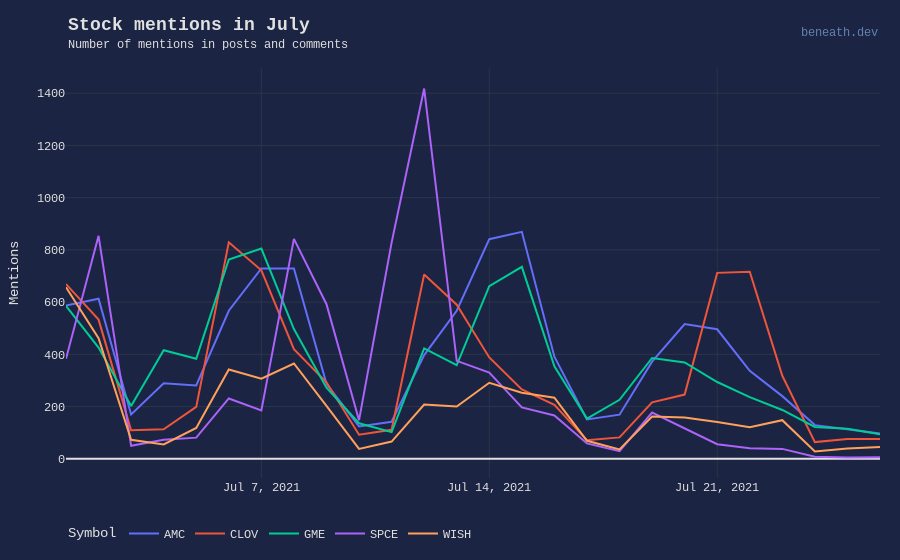

Notebook code for this chart:
### Code cell
fig = px.line(mentions.loc[(mentions['symbol'].isin(top_symbols_month[:5])) & (mentions['day'].dt.month == 7)], 
              x="day",
              y="num_mentions",
              line_group="symbol",
              color="symbol",
              labels={'num_mentions': 'Mentions', 'day': 'Day', 'symbol': 'Symbol'},
             )
fig.update_layout(
    make_layout(
        title="Stock mentions in July",
        subtitle="Number of mentions in posts and comments",
        source_hidden=False,
        legend=True,
        override={
#             'showlegend': True,
            'xaxis': {
                'tickmode': 'array',
                'tickvals': ["2021-07-07", "2021-07-14", "2021-07-21", "2021-07-28"],
                'title': ''
            }
        },
    )
)
fig.show()

### Figure 1 — Plotly figure (JSON) as saved in the notebook; plotly's stock layout.template omitted (floating-point values rounded to 4 significant figures)
{"data": [{"hovertemplate": "Symbol=AMC<br>Day=%{x}<br>Mentions=%{y}<extra></extra>", "legendgroup": "AMC", "line": {"color": "#636efa", "dash": "solid"}, "mode": "lines", "name": "AMC", "orientation": "v", "showlegend": true, "type": "scatter", "x": ["2021-07-01T00:00:00+00:00", "2021-07-02T00:00:00+00:00", "2021-07-03T00:00:00+00:00", "2021-07-04T00:00:00+00:00", "2021-07-05T00:00:00+00:00", "2021-07-06T00:00:00+00:00", "2021-07-07T00:00:00+00:00", "2021-07-08T00:00:00+00:00", "2021-07-09T00:00:00+00:00", "2021-07-10T00:00:00+00:00", "2021-07-11T00:00:00+00:00", "2021-07-12T00:00:00+00:00", "2021-07-13T00:00:00+00:00", "2021-07-14T00:00:00+00:00", "2021-07-15T00:00:00+00:00", "2021-07-16T00:00:00+00:00", "2021-07-17T00:00:00+00:00", "2021-07-18T00:00:00+00:00", "2021-07-19T00:00:00+00:00", "2021-07-20T00:00:00+00:00", "2021-07-21T00:00:00+00:00", "2021-07-22T00:00:00+00:00", "2021-07-23T00:00:00+00:00", "2021-07-24T00:00:00+00:00", "2021-07-25T00:00:00+00:00", "2021-07-26T00:00:00+00:00"], "xaxis": "x", "y": [587, 613, 170, 289, 281, 567, 729, 729, 287, 124, 142, 397, 567, 841, 869, 391, 151, 169, 372, 516, 496, 337, 240, 129, 113, 97], "yaxis": "y"}, {"hovertemplate": "Symbol=CLOV<br>Day=%{x}<br>Mentions=%{y}<extra></extra>", "legendgroup": "CLOV", "line": {"color": "#EF553B", "dash": "solid"}, "mode": "lines", "name": "CLOV", "orientation": "v", "showlegend": true, "type": "scatter", "x": ["2021-07-01T00:00:00+00:00", "2021-07-02T00:00:00+00:00", "2021-07-03T00:00:00+00:00", "2021-07-04T00:00:00+00:00", "2021-07-05T00:00:00+00:00", "2021-07-06T00:00:00+00:00", "2021-07-07T00:00:00+00:00", "2021-07-08T00:00:00+00:00", "2021-07-09T00:00:00+00:00", "2021-07-10T00:00:00+00:00", "2021-07-11T00:00:00+00:00", "2021-07-12T00:00:00+00:00", "2021-07-13T00:00:00+00:00", "2021-07-14T00:00:00+00:00", "2021-07-15T00:00:00+00:00", "2021-07-16T00:00:00+00:00", "2021-07-17T00:00:00+00:00", "2021-07-18T00:00:00+00:00", "2021-07-19T00:00:00+00:00", "2021-07-20T00:00:00+00:00", "2021-07-21T00:00:00+00:00", "2021-07-22T00:00:00+00:00", "2021-07-23T00:00:00+00:00", "2021-07-24T00:00:00+00:00", "2021-07-25T00:00:00+00:00", "2021-07-26T00:00:00+00:00"], "xaxis": "x", "y": [669, 533, 109, 113, 199, 829, 722, 420, 293, 92, 111, 706, 590, 388, 266, 207, 71, 82, 216, 246, 712, 716, 318, 64, 76, 76], "yaxis": "y"}, {"hovertemplate": "Symbol=GME<br>Day=%{x}<br>Mentions=%{y}<extra></extra>", "legendgroup": "GME", "line": {"color": "#00cc96", "dash": "solid"}, "mode": "lines", "name": "GME", "orientation": "v", "showlegend": true, "type": "scatter", "x": ["2021-07-01T00:00:00+00:00", "2021-07-02T00:00:00+00:00", "2021-07-03T00:00:00+00:00", "2021-07-04T00:00:00+00:00", "2021-07-05T00:00:00+00:00", "2021-07-06T00:00:00+00:00", "2021-07-07T00:00:00+00:00", "2021-07-08T00:00:00+00:00", "2021-07-09T00:00:00+00:00", "2021-07-10T00:00:00+00:00", "2021-07-11T00:00:00+00:00", "2021-07-12T00:00:00+00:00", "2021-07-13T00:00:00+00:00", "2021-07-14T00:00:00+00:00", "2021-07-15T00:00:00+00:00", "2021-07-16T00:00:00+00:00", "2021-07-17T00:00:00+00:00", "2021-07-18T00:00:00+00:00", "2021-07-19T00:00:00+00:00", "2021-07-20T00:00:00+00:00", "2021-07-21T00:00:00+00:00", "2021-07-22T00:00:00+00:00", "2021-07-23T00:00:00+00:00", "2021-07-24T00:00:00+00:00", "2021-07-25T00:00:00+00:00", "2021-07-26T00:00:00+00:00"], "xaxis": "x", "y": [586, 426, 202, 416, 383, 763, 805, 497, 272, 136, 102, 423, 359, 661, 735, 354, 154, 226, 386, 369, 294, 236, 187, 122, 115, 94], "yaxis": "y"}, {"hovertemplate": "Symbol=SPCE<br>Day=%{x}<br>Mentions=%{y}<extra></extra>", "legendgroup": "SPCE", "line": {"color": "#ab63fa", "dash": "solid"}, "mode": "lines", "name": "SPCE", "orientation": "v", "showlegend": true, "type": "scatter", "x": ["2021-07-01T00:00:00+00:00", "2021-07-02T00:00:00+00:00", "2021-07-03T00:00:00+00:00", "2021-07-04T00:00:00+00:00", "2021-07-05T00:00:00+00:00", "2021-07-06T00:00:00+00:00", "2021-07-07T00:00:00+00:00", "2021-07-08T00:00:00+00:00", "2021-07-09T00:00:00+00:00", "2021-07-10T00:00:00+00:00", "2021-07-11T00:00:00+00:00", "2021-07-12T00:00:00+00:00", "2021-07-13T00:00:00+00:00", "2021-07-14T00:00:00+00:00", "2021-07-15T00:00:00+00:00", "2021-07-16T00:00:00+00:00", "2021-07-17T00:00:00+00:00", "2021-07-18T00:00:00+00:00", "2021-07-19T00:00:00+00:00", "2021-07-20T00:00:00+00:00", "2021-07-21T00:00:00+00:00", "2021-07-22T00:00:00+00:00", "2021-07-23T00:00:00+00:00", "2021-07-24T00:00:00+00:00", "2021-07-25T00:00:00+00:00", "2021-07-26T00:00:00+00:00"], "xaxis": "x", "y": [383, 854, 50, 73, 81, 231, 185, 842, 592, 148, 828, 1418, 375, 330, 197, 166, 59, 29, 177, 118, 56, 40, 38, 8, 5, 6], "yaxis": "y"}, {"hovertemplate": "Symbol=WISH<br>Day=%{x}<br>Mentions=%{y}<extra></extra>", "legendgroup": "WISH", "line": {"color": "#FFA15A", "dash": "solid"}, "mode": "lines", "name": "WISH", "orientation": "v", "showlegend": true, "type": "scatter", "x": ["2021-07-01T00:00:00+00:00", "2021-07-02T00:00:00+00:00", "2021-07-03T00:00:00+00:00", "2021-07-04T00:00:00+00:00", "2021-07-05T00:00:00+00:00", "2021-07-06T00:00:00+00:00", "2021-07-07T00:00:00+00:00", "2021-07-08T00:00:00+00:00", "2021-07-09T00:00:00+00:00", "2021-07-10T00:00:00+00:00", "2021-07-11T00:00:00+00:00", "2021-07-12T00:00:00+00:00", "2021-07-13T00:00:00+00:00", "2021-07-14T00:00:00+00:00", "2021-07-15T00:00:00+00:00", "2021-07-16T00:00:00+00:00", "2021-07-17T00:00:00+00:00", "2021-07-18T00:00:00+00:00", "2021-07-19T00:00:00+00:00", "2021-07-20T00:00:00+00:00", "2021-07-21T00:00:00+00:00", "2021-07-22T00:00:00+00:00", "2021-07-23T00:00:00+00:00", "2021-07-24T00:00:00+00:00", "2021-07-25T00:00:00+00:00", "2021-07-26T00:00:00+00:00"], "xaxis": "x", "y": [657, 462, 73, 55, 118, 342, 307, 365, 203, 38, 66, 208, 200, 291, 253, 234, 69, 36, 162, 158, 141, 121, 148, 28, 39, 45], "yaxis": "y"}], "layout": {"annotations": [{"align": "right", "height": 40, "showarrow": false, "text": "<a style=\"color: rgb(100, 130, 180);\" href=\"https://beneath.dev/\">beneath.dev</a>", "x": 1, "xanchor": "right", "xref": "paper", "y": 1, "yanchor": "bottom", "yref": "paper", "yshift": 13}, {"align": "left", "font": {"size": 12}, "height": 16, "showarrow": false, "text": "Number of mentions in posts and comments", "x": 0, "xanchor": "left", "xref": "paper", "y": 1, "yanchor": "bottom", "yref": "paper", "yshift": 13}, {"align": "left", "font": {"size": 18}, "height": 24, "showarrow": false, "text": "<b>Stock mentions in July</b>", "x": 0, "xanchor": "left", "xref": "paper", "y": 1, "yanchor": "bottom", "yref": "paper", "yshift": 29}], "colorway": ["rgb(60, 170, 255)", "rgb(255, 60, 130)", "rgb(100, 200, 100)", "rgb(200, 220, 240)", "rgb(251, 241, 67)", "rgb(203, 60, 255)", "rgb(249, 148, 66)", "rgb(36, 130, 36)", "rgb(238, 255, 234)"], "dragmode": "select", "font": {"color": "#e1e1e1", "family": "SFMono-Regular,Menlo,Monaco,Consolas,Liberation Mono,Courier,monospace"}, "legend": {"orientation": "h", "title": {"text": "Symbol"}, "tracegroupgap": 0, "x": 0, "y": -0.1, "yanchor": "top"}, "margin": {"autoexpand": true, "b": 30, "l": 35, "r": 20, "t": 68}, "paper_bgcolor": "#1b2442", "plot_bgcolor": "#1b2442", "title": {"font": {"color": "#1b2442", "size": 1}, "text": "Stock mentions in July"}, "xaxis": {"anchor": "y", "domain": [0, 1], "gridcolor": "rgb(44, 53, 72)", "tickmode": "array", "tickvals": ["2021-07-07", "2021-07-14", "2021-07-21", "2021-07-28"], "title": {"text": ""}, "zerolinecolor": "#e1e1e1"}, "yaxis": {"anchor": "x", "domain": [0, 1], "gridcolor": "rgb(44, 53, 72)", "title": {"text": "Mentions"}, "zerolinecolor": "#e1e1e1"}}}
